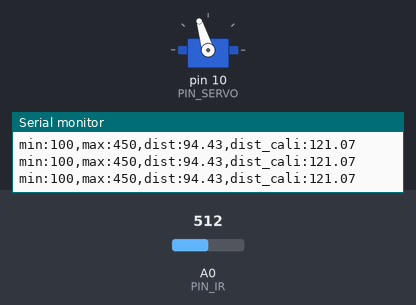
The sketch below on a simulated Arduino Uno, built with avr-gcc and run on an emulated ATmega328P. On the bench: servo, the last lines printed to the serial monitor. Inputs (shaded band) come from the test bench; at power-on: A0 (PIN_IR) = 512.

Above: at 1.2 s.
1.3 s: A0 (PIN_IR) set to 302
4.3 s: A0 (PIN_IR) set to 274
At 5.4 s:
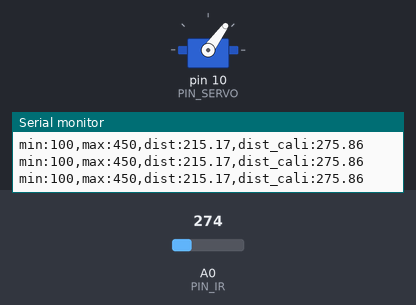
5.8 s: A0 (PIN_IR) set to 306
At 6.7 s:
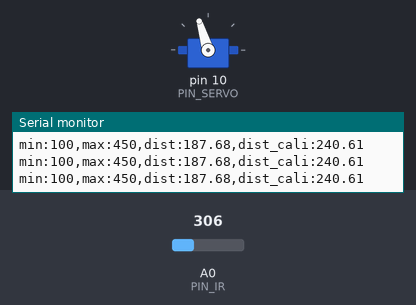
7.3 s: A0 (PIN_IR) set to 245
At 8.4 s:
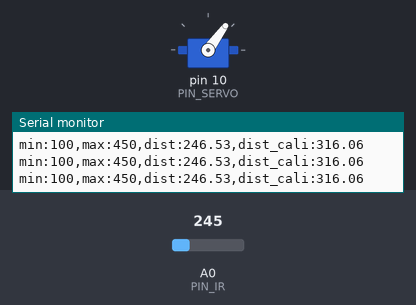
Timing chart, 0 to 9.8 s (numbered marks = the images above; inputs shaded):
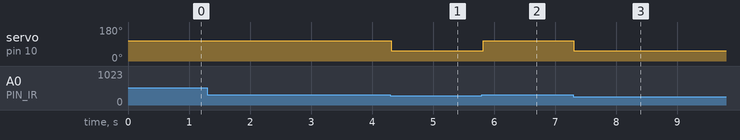

The sketch:

21_bbc_20212992.ino
```cpp
#include <Servo.h>
#define PIN_SERVO 10
#define PIN_IR A0
Servo myservo;

int a, b; // unit: mm

void setup() {
// initialize GPIO pins

  myservo.attach(PIN_SERVO);
// initialize serial port
  Serial.begin(57600);
  a = 78;
  b = 312;
  myservo.writeMicroseconds(1400);
}

float ir_distance(void){ // return value unit: mm
  float val;
  float volt = float(analogRead(PIN_IR));
  val = ((6762.0/(volt-9.0))-4.0) * 10.0;
  return val;
}

void loop() {
  float raw_dist = ir_distance();
  float dist_cali = 100 + 300.0 / (b - a) * (raw_dist - a);
  Serial.print("min:100,max:450,dist:");
  Serial.print(raw_dist);
  Serial.print(",dist_cali:");
  Serial.println(dist_cali);

  if(dist_cali > 255) {
    myservo.writeMicroseconds(1100);
  }
  else {
    myservo.writeMicroseconds(1650);
  }
  delay(20);
}
```

Measured:
- the behaviour switches between 293 and 292 on A0 (PIN_IR) (found by bisection; images 0 and 1)
- after the input at 4.3 s, servo on pin 10 (PIN_SERVO): 107° → 54° at once
- after the input at 5.8 s, servo on pin 10 (PIN_SERVO): 54° → 107° at once
- after the input at 7.3 s, servo on pin 10 (PIN_SERVO): 107° → 54° at once
